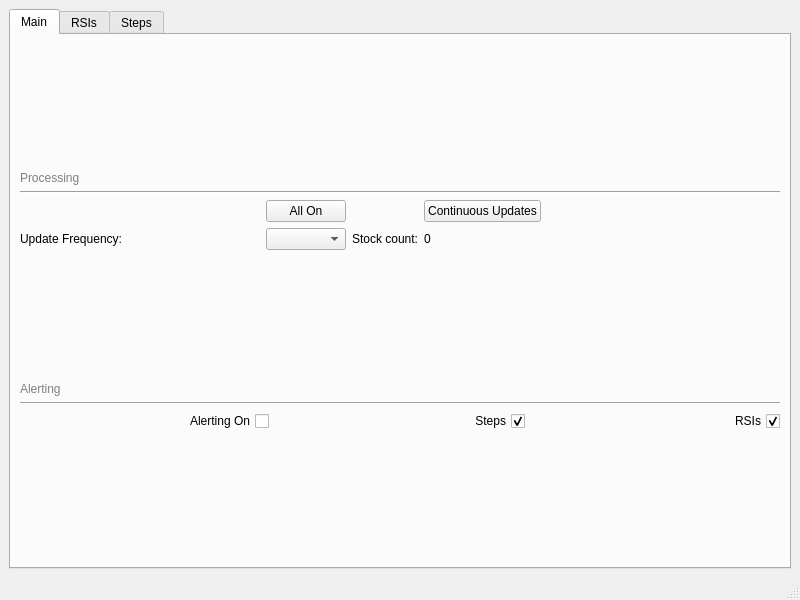
<?xml version="1.0" encoding="UTF-8"?>
<ui version="4.0">
 <class>MainWindow</class>
 <widget class="QMainWindow" name="MainWindow">
  <property name="geometry">
   <rect>
    <x>0</x>
    <y>0</y>
    <width>800</width>
    <height>600</height>
   </rect>
  </property>
  <property name="windowTitle">
   <string>Alerts</string>
  </property>
  <widget class="QWidget" name="main">
   <layout class="QGridLayout" name="gridLayout">
    <item row="0" column="0">
     <widget class="QTabWidget" name="tabWidget">
      <property name="currentIndex">
       <number>0</number>
      </property>
      <widget class="QWidget" name="centralwidget">
       <attribute name="title">
        <string>Main</string>
       </attribute>
       <layout class="QVBoxLayout" name="verticalLayout_2">
        <item>
         <layout class="QVBoxLayout" name="verticalLayout">
          <item>
           <spacer name="verticalSpacer_2">
            <property name="orientation">
             <enum>Qt::Vertical</enum>
            </property>
            <property name="sizeHint" stdset="0">
             <size>
              <width>20</width>
              <height>40</height>
             </size>
            </property>
           </spacer>
          </item>
          <item>
           <widget class="QLabel" name="label_4">
            <property name="text">
             <string>&lt;html&gt;&lt;head/&gt;&lt;body&gt;&lt;p&gt;&lt;span style=&quot; color:#808080;&quot;&gt;Processing&lt;/span&gt;&lt;/p&gt;&lt;/body&gt;&lt;/html&gt;</string>
            </property>
            <property name="textFormat">
             <enum>Qt::AutoText</enum>
            </property>
           </widget>
          </item>
          <item>
           <widget class="Line" name="line_2">
            <property name="orientation">
             <enum>Qt::Horizontal</enum>
            </property>
           </widget>
          </item>
          <item>
           <layout class="QGridLayout" name="processing_props_layout">
            <item row="0" column="4">
             <spacer name="horizontalSpacer_8">
              <property name="orientation">
               <enum>Qt::Horizontal</enum>
              </property>
              <property name="sizeHint" stdset="0">
               <size>
                <width>40</width>
                <height>20</height>
               </size>
              </property>
             </spacer>
            </item>
            <item row="1" column="0">
             <widget class="QLabel" name="label_3">
              <property name="text">
               <string>Update Frequency:</string>
              </property>
             </widget>
            </item>
            <item row="1" column="3">
             <widget class="QLabel" name="stock_count_label">
              <property name="sizePolicy">
               <sizepolicy hsizetype="Preferred" vsizetype="Fixed">
                <horstretch>0</horstretch>
                <verstretch>0</verstretch>
               </sizepolicy>
              </property>
              <property name="text">
               <string>0</string>
              </property>
             </widget>
            </item>
            <item row="0" column="3">
             <widget class="QPushButton" name="rotation_button">
              <property name="text">
               <string>Continuous Updates</string>
              </property>
             </widget>
            </item>
            <item row="0" column="1">
             <widget class="QPushButton" name="list_selection_button">
              <property name="text">
               <string>All On</string>
              </property>
             </widget>
            </item>
            <item row="1" column="2">
             <widget class="QLabel" name="label_13">
              <property name="text">
               <string>Stock count:</string>
              </property>
             </widget>
            </item>
            <item row="0" column="0">
             <spacer name="horizontalSpacer_7">
              <property name="orientation">
               <enum>Qt::Horizontal</enum>
              </property>
              <property name="sizeHint" stdset="0">
               <size>
                <width>40</width>
                <height>20</height>
               </size>
              </property>
             </spacer>
            </item>
            <item row="1" column="1">
             <widget class="QComboBox" name="update_frequency_box"/>
            </item>
           </layout>
          </item>
          <item>
           <spacer name="verticalSpacer">
            <property name="orientation">
             <enum>Qt::Vertical</enum>
            </property>
            <property name="sizeHint" stdset="0">
             <size>
              <width>20</width>
              <height>40</height>
             </size>
            </property>
           </spacer>
          </item>
          <item>
           <widget class="QLabel" name="label_14">
            <property name="text">
             <string>&lt;html&gt;&lt;head/&gt;&lt;body&gt;&lt;p&gt;&lt;span style=&quot; color:#808080;&quot;&gt;Alerting&lt;/span&gt;&lt;/p&gt;&lt;/body&gt;&lt;/html&gt;</string>
            </property>
            <property name="textFormat">
             <enum>Qt::AutoText</enum>
            </property>
           </widget>
          </item>
          <item>
           <widget class="Line" name="line">
            <property name="orientation">
             <enum>Qt::Horizontal</enum>
            </property>
           </widget>
          </item>
          <item>
           <layout class="QHBoxLayout" name="horizontalLayout_2">
            <item>
             <widget class="QCheckBox" name="data_listen_checkbox">
              <property name="layoutDirection">
               <enum>Qt::RightToLeft</enum>
              </property>
              <property name="text">
               <string>Alerting On</string>
              </property>
             </widget>
            </item>
            <item>
             <widget class="QCheckBox" name="alert_box_steps">
              <property name="layoutDirection">
               <enum>Qt::RightToLeft</enum>
              </property>
              <property name="text">
               <string>Steps</string>
              </property>
              <property name="checked">
               <bool>true</bool>
              </property>
             </widget>
            </item>
            <item>
             <widget class="QCheckBox" name="alert_box_rsi">
              <property name="layoutDirection">
               <enum>Qt::RightToLeft</enum>
              </property>
              <property name="text">
               <string>RSIs</string>
              </property>
              <property name="checked">
               <bool>true</bool>
              </property>
             </widget>
            </item>
           </layout>
          </item>
          <item>
           <spacer name="verticalSpacer_3">
            <property name="orientation">
             <enum>Qt::Vertical</enum>
            </property>
            <property name="sizeHint" stdset="0">
             <size>
              <width>20</width>
              <height>40</height>
             </size>
            </property>
           </spacer>
          </item>
         </layout>
        </item>
       </layout>
      </widget>
      <widget class="QWidget" name="tab_2">
       <attribute name="title">
        <string>RSIs</string>
       </attribute>
       <layout class="QGridLayout" name="gridLayout_3">
        <item row="0" column="0">
         <widget class="QLabel" name="label_12">
          <property name="text">
           <string>All:</string>
          </property>
         </widget>
        </item>
        <item row="5" column="2">
         <widget class="QCheckBox" name="cross_box_15m">
          <property name="layoutDirection">
           <enum>Qt::LeftToRight</enum>
          </property>
          <property name="text">
           <string>Cross</string>
          </property>
          <property name="checked">
           <bool>false</bool>
          </property>
         </widget>
        </item>
        <item row="1" column="6">
         <widget class="QCheckBox" name="reversal_box_1m">
          <property name="layoutDirection">
           <enum>Qt::LeftToRight</enum>
          </property>
          <property name="text">
           <string>Reversal</string>
          </property>
          <property name="checked">
           <bool>false</bool>
          </property>
         </widget>
        </item>
        <item row="3" column="4">
         <widget class="QSpinBox" name="higher_spin_3m">
          <property name="maximum">
           <number>100</number>
          </property>
          <property name="value">
           <number>0</number>
          </property>
         </widget>
        </item>
        <item row="4" column="0">
         <widget class="QLabel" name="label_7">
          <property name="text">
           <string>5m</string>
          </property>
         </widget>
        </item>
        <item row="2" column="2">
         <widget class="QCheckBox" name="cross_box_2m">
          <property name="layoutDirection">
           <enum>Qt::LeftToRight</enum>
          </property>
          <property name="text">
           <string>Cross</string>
          </property>
          <property name="checked">
           <bool>false</bool>
          </property>
         </widget>
        </item>
        <item row="5" column="0">
         <widget class="QLabel" name="label_8">
          <property name="text">
           <string>15m</string>
          </property>
         </widget>
        </item>
        <item row="7" column="3">
         <widget class="QSpinBox" name="lower_spin_4h">
          <property name="maximum">
           <number>100</number>
          </property>
          <property name="value">
           <number>0</number>
          </property>
         </widget>
        </item>
        <item row="6" column="4">
         <widget class="QSpinBox" name="higher_spin_1h">
          <property name="maximum">
           <number>100</number>
          </property>
          <property name="value">
           <number>0</number>
          </property>
         </widget>
        </item>
        <item row="0" column="3">
         <widget class="QSpinBox" name="lower_spin_all">
          <property name="maximum">
           <number>100</number>
          </property>
          <property name="value">
           <number>0</number>
          </property>
         </widget>
        </item>
        <item row="6" column="0">
         <widget class="QLabel" name="label_9">
          <property name="text">
           <string>1h</string>
          </property>
         </widget>
        </item>
        <item row="6" column="3">
         <widget class="QSpinBox" name="lower_spin_1h">
          <property name="maximum">
           <number>100</number>
          </property>
          <property name="value">
           <number>0</number>
          </property>
         </widget>
        </item>
        <item row="1" column="0">
         <widget class="QLabel" name="label_11">
          <property name="text">
           <string>1m</string>
          </property>
         </widget>
        </item>
        <item row="5" column="4">
         <widget class="QSpinBox" name="higher_spin_15m">
          <property name="maximum">
           <number>100</number>
          </property>
          <property name="value">
           <number>0</number>
          </property>
         </widget>
        </item>
        <item row="7" column="2">
         <widget class="QCheckBox" name="cross_box_4h">
          <property name="layoutDirection">
           <enum>Qt::LeftToRight</enum>
          </property>
          <property name="text">
           <string>Cross</string>
          </property>
          <property name="checked">
           <bool>false</bool>
          </property>
         </widget>
        </item>
        <item row="3" column="3">
         <widget class="QSpinBox" name="lower_spin_3m">
          <property name="maximum">
           <number>100</number>
          </property>
          <property name="value">
           <number>0</number>
          </property>
         </widget>
        </item>
        <item row="2" column="6">
         <widget class="QCheckBox" name="reversal_box_2m">
          <property name="layoutDirection">
           <enum>Qt::LeftToRight</enum>
          </property>
          <property name="text">
           <string>Reversal</string>
          </property>
          <property name="checked">
           <bool>false</bool>
          </property>
         </widget>
        </item>
        <item row="7" column="0">
         <widget class="QLabel" name="label_10">
          <property name="text">
           <string>4h</string>
          </property>
         </widget>
        </item>
        <item row="0" column="6">
         <widget class="QCheckBox" name="reversal_box_all">
          <property name="layoutDirection">
           <enum>Qt::LeftToRight</enum>
          </property>
          <property name="text">
           <string>Reversal</string>
          </property>
          <property name="checked">
           <bool>false</bool>
          </property>
         </widget>
        </item>
        <item row="2" column="4">
         <widget class="QSpinBox" name="higher_spin_2m">
          <property name="maximum">
           <number>100</number>
          </property>
          <property name="value">
           <number>0</number>
          </property>
         </widget>
        </item>
        <item row="4" column="3">
         <widget class="QSpinBox" name="lower_spin_5m">
          <property name="maximum">
           <number>100</number>
          </property>
          <property name="value">
           <number>0</number>
          </property>
         </widget>
        </item>
        <item row="0" column="1">
         <spacer name="horizontalSpacer_3">
          <property name="orientation">
           <enum>Qt::Horizontal</enum>
          </property>
          <property name="sizeHint" stdset="0">
           <size>
            <width>40</width>
            <height>20</height>
           </size>
          </property>
         </spacer>
        </item>
        <item row="3" column="2">
         <widget class="QCheckBox" name="cross_box_3m">
          <property name="layoutDirection">
           <enum>Qt::LeftToRight</enum>
          </property>
          <property name="text">
           <string>Cross</string>
          </property>
          <property name="checked">
           <bool>false</bool>
          </property>
         </widget>
        </item>
        <item row="6" column="2">
         <widget class="QCheckBox" name="cross_box_1h">
          <property name="layoutDirection">
           <enum>Qt::LeftToRight</enum>
          </property>
          <property name="text">
           <string>Cross</string>
          </property>
          <property name="checked">
           <bool>false</bool>
          </property>
         </widget>
        </item>
        <item row="0" column="2">
         <widget class="QCheckBox" name="cross_box_all">
          <property name="layoutDirection">
           <enum>Qt::LeftToRight</enum>
          </property>
          <property name="text">
           <string>Cross</string>
          </property>
          <property name="checked">
           <bool>false</bool>
          </property>
         </widget>
        </item>
        <item row="0" column="4">
         <widget class="QSpinBox" name="higher_spin_all">
          <property name="maximum">
           <number>100</number>
          </property>
          <property name="value">
           <number>0</number>
          </property>
         </widget>
        </item>
        <item row="4" column="2">
         <widget class="QCheckBox" name="cross_box_5m">
          <property name="layoutDirection">
           <enum>Qt::LeftToRight</enum>
          </property>
          <property name="text">
           <string>Cross</string>
          </property>
          <property name="checked">
           <bool>false</bool>
          </property>
         </widget>
        </item>
        <item row="1" column="4">
         <widget class="QSpinBox" name="higher_spin_1m">
          <property name="maximum">
           <number>100</number>
          </property>
          <property name="value">
           <number>0</number>
          </property>
         </widget>
        </item>
        <item row="0" column="5">
         <spacer name="horizontalSpacer">
          <property name="orientation">
           <enum>Qt::Horizontal</enum>
          </property>
          <property name="sizeHint" stdset="0">
           <size>
            <width>40</width>
            <height>20</height>
           </size>
          </property>
         </spacer>
        </item>
        <item row="3" column="6">
         <widget class="QCheckBox" name="reversal_box_3m">
          <property name="layoutDirection">
           <enum>Qt::LeftToRight</enum>
          </property>
          <property name="text">
           <string>Reversal</string>
          </property>
          <property name="checked">
           <bool>false</bool>
          </property>
         </widget>
        </item>
        <item row="7" column="6">
         <widget class="QCheckBox" name="reversal_box_4h">
          <property name="layoutDirection">
           <enum>Qt::LeftToRight</enum>
          </property>
          <property name="text">
           <string>Reversal</string>
          </property>
          <property name="checked">
           <bool>false</bool>
          </property>
         </widget>
        </item>
        <item row="7" column="4">
         <widget class="QSpinBox" name="higher_spin_4h">
          <property name="maximum">
           <number>100</number>
          </property>
          <property name="value">
           <number>0</number>
          </property>
         </widget>
        </item>
        <item row="1" column="2">
         <widget class="QCheckBox" name="cross_box_1m">
          <property name="layoutDirection">
           <enum>Qt::LeftToRight</enum>
          </property>
          <property name="text">
           <string>Cross</string>
          </property>
          <property name="checked">
           <bool>false</bool>
          </property>
         </widget>
        </item>
        <item row="2" column="3">
         <widget class="QSpinBox" name="lower_spin_2m">
          <property name="maximum">
           <number>100</number>
          </property>
          <property name="value">
           <number>0</number>
          </property>
         </widget>
        </item>
        <item row="2" column="0">
         <widget class="QLabel" name="label_5">
          <property name="text">
           <string>2m</string>
          </property>
         </widget>
        </item>
        <item row="0" column="7">
         <spacer name="horizontalSpacer_2">
          <property name="orientation">
           <enum>Qt::Horizontal</enum>
          </property>
          <property name="sizeHint" stdset="0">
           <size>
            <width>40</width>
            <height>20</height>
           </size>
          </property>
         </spacer>
        </item>
        <item row="4" column="6">
         <widget class="QCheckBox" name="reversal_box_5m">
          <property name="layoutDirection">
           <enum>Qt::LeftToRight</enum>
          </property>
          <property name="text">
           <string>Reversal</string>
          </property>
          <property name="checked">
           <bool>false</bool>
          </property>
         </widget>
        </item>
        <item row="4" column="4">
         <widget class="QSpinBox" name="higher_spin_5m">
          <property name="maximum">
           <number>100</number>
          </property>
          <property name="value">
           <number>0</number>
          </property>
         </widget>
        </item>
        <item row="5" column="6">
         <widget class="QCheckBox" name="reversal_box_15m">
          <property name="layoutDirection">
           <enum>Qt::LeftToRight</enum>
          </property>
          <property name="text">
           <string>Reversal</string>
          </property>
          <property name="checked">
           <bool>false</bool>
          </property>
         </widget>
        </item>
        <item row="5" column="3">
         <widget class="QSpinBox" name="lower_spin_15m">
          <property name="maximum">
           <number>100</number>
          </property>
          <property name="value">
           <number>0</number>
          </property>
         </widget>
        </item>
        <item row="6" column="6">
         <widget class="QCheckBox" name="reversal_box_1h">
          <property name="layoutDirection">
           <enum>Qt::LeftToRight</enum>
          </property>
          <property name="text">
           <string>Reversal</string>
          </property>
          <property name="checked">
           <bool>false</bool>
          </property>
         </widget>
        </item>
        <item row="1" column="3">
         <widget class="QSpinBox" name="lower_spin_1m">
          <property name="maximum">
           <number>100</number>
          </property>
          <property name="value">
           <number>0</number>
          </property>
         </widget>
        </item>
        <item row="3" column="0">
         <widget class="QLabel" name="label_6">
          <property name="text">
           <string>3m</string>
          </property>
         </widget>
        </item>
        <item row="8" column="0">
         <widget class="QLabel" name="label">
          <property name="text">
           <string>1 d</string>
          </property>
         </widget>
        </item>
        <item row="8" column="2">
         <widget class="QCheckBox" name="cross_box_1d">
          <property name="text">
           <string>Cross</string>
          </property>
          <property name="checked">
           <bool>false</bool>
          </property>
         </widget>
        </item>
        <item row="8" column="3">
         <widget class="QSpinBox" name="lower_spin_1d">
          <property name="value">
           <number>0</number>
          </property>
         </widget>
        </item>
        <item row="8" column="4">
         <widget class="QSpinBox" name="higher_spin_1d">
          <property name="value">
           <number>0</number>
          </property>
         </widget>
        </item>
        <item row="8" column="6">
         <widget class="QCheckBox" name="reversal_box_1d">
          <property name="text">
           <string>Reversal</string>
          </property>
          <property name="checked">
           <bool>false</bool>
          </property>
         </widget>
        </item>
       </layout>
      </widget>
      <widget class="QWidget" name="tab">
       <attribute name="title">
        <string>Steps</string>
       </attribute>
       <layout class="QGridLayout" name="gridLayout_6">
        <item row="5" column="3">
         <widget class="QSpinBox" name="up_spin_5m">
          <property name="minimum">
           <number>2</number>
          </property>
          <property name="maximum">
           <number>40</number>
          </property>
          <property name="value">
           <number>2</number>
          </property>
         </widget>
        </item>
        <item row="4" column="0">
         <widget class="QLabel" name="label_28">
          <property name="text">
           <string>3m</string>
          </property>
         </widget>
        </item>
        <item row="3" column="5">
         <widget class="QCheckBox" name="down_check_2m">
          <property name="text">
           <string>Down</string>
          </property>
          <property name="checked">
           <bool>false</bool>
          </property>
         </widget>
        </item>
        <item row="2" column="2">
         <widget class="QCheckBox" name="up_check_1m">
          <property name="text">
           <string>Up</string>
          </property>
          <property name="checked">
           <bool>false</bool>
          </property>
         </widget>
        </item>
        <item row="2" column="5">
         <widget class="QCheckBox" name="down_check_1m">
          <property name="text">
           <string>Down</string>
          </property>
          <property name="checked">
           <bool>false</bool>
          </property>
         </widget>
        </item>
        <item row="2" column="6">
         <widget class="QSpinBox" name="down_spin_1m">
          <property name="minimum">
           <number>2</number>
          </property>
          <property name="maximum">
           <number>40</number>
          </property>
          <property name="value">
           <number>2</number>
          </property>
         </widget>
        </item>
        <item row="7" column="5">
         <widget class="QCheckBox" name="down_check_1h">
          <property name="text">
           <string>Down</string>
          </property>
          <property name="checked">
           <bool>false</bool>
          </property>
         </widget>
        </item>
        <item row="3" column="0">
         <widget class="QLabel" name="label_26">
          <property name="text">
           <string>2m</string>
          </property>
         </widget>
        </item>
        <item row="5" column="2">
         <widget class="QCheckBox" name="up_check_5m">
          <property name="text">
           <string>Up</string>
          </property>
          <property name="checked">
           <bool>false</bool>
          </property>
         </widget>
        </item>
        <item row="2" column="0">
         <widget class="QLabel" name="label_27">
          <property name="text">
           <string>1m</string>
          </property>
         </widget>
        </item>
        <item row="7" column="0">
         <widget class="QLabel" name="label_25">
          <property name="text">
           <string>1h</string>
          </property>
         </widget>
        </item>
        <item row="8" column="5">
         <widget class="QCheckBox" name="down_check_4h">
          <property name="text">
           <string>Down</string>
          </property>
          <property name="checked">
           <bool>false</bool>
          </property>
         </widget>
        </item>
        <item row="0" column="7">
         <spacer name="horizontalSpacer_5">
          <property name="orientation">
           <enum>Qt::Horizontal</enum>
          </property>
          <property name="sizeHint" stdset="0">
           <size>
            <width>40</width>
            <height>20</height>
           </size>
          </property>
         </spacer>
        </item>
        <item row="6" column="3">
         <widget class="QSpinBox" name="up_spin_15m">
          <property name="minimum">
           <number>2</number>
          </property>
          <property name="maximum">
           <number>40</number>
          </property>
          <property name="value">
           <number>2</number>
          </property>
         </widget>
        </item>
        <item row="4" column="3">
         <widget class="QSpinBox" name="up_spin_3m">
          <property name="minimum">
           <number>2</number>
          </property>
          <property name="maximum">
           <number>40</number>
          </property>
          <property name="value">
           <number>2</number>
          </property>
         </widget>
        </item>
        <item row="0" column="3">
         <widget class="QSpinBox" name="up_spin_all">
          <property name="minimum">
           <number>2</number>
          </property>
          <property name="maximum">
           <number>100</number>
          </property>
          <property name="value">
           <number>2</number>
          </property>
         </widget>
        </item>
        <item row="3" column="2">
         <widget class="QCheckBox" name="up_check_2m">
          <property name="text">
           <string>Up</string>
          </property>
          <property name="checked">
           <bool>false</bool>
          </property>
         </widget>
        </item>
        <item row="0" column="1">
         <spacer name="horizontalSpacer_4">
          <property name="orientation">
           <enum>Qt::Horizontal</enum>
          </property>
          <property name="sizeHint" stdset="0">
           <size>
            <width>40</width>
            <height>20</height>
           </size>
          </property>
         </spacer>
        </item>
        <item row="4" column="6">
         <widget class="QSpinBox" name="down_spin_3m">
          <property name="minimum">
           <number>2</number>
          </property>
          <property name="maximum">
           <number>40</number>
          </property>
          <property name="value">
           <number>2</number>
          </property>
         </widget>
        </item>
        <item row="8" column="2">
         <widget class="QCheckBox" name="up_check_4h">
          <property name="text">
           <string>Up</string>
          </property>
          <property name="checked">
           <bool>false</bool>
          </property>
         </widget>
        </item>
        <item row="4" column="2">
         <widget class="QCheckBox" name="up_check_3m">
          <property name="text">
           <string>Up</string>
          </property>
          <property name="checked">
           <bool>false</bool>
          </property>
         </widget>
        </item>
        <item row="6" column="5">
         <widget class="QCheckBox" name="down_check_15m">
          <property name="text">
           <string>Down</string>
          </property>
          <property name="checked">
           <bool>false</bool>
          </property>
         </widget>
        </item>
        <item row="2" column="3">
         <widget class="QSpinBox" name="up_spin_1m">
          <property name="minimum">
           <number>2</number>
          </property>
          <property name="maximum">
           <number>100</number>
          </property>
          <property name="value">
           <number>2</number>
          </property>
         </widget>
        </item>
        <item row="0" column="2">
         <widget class="QCheckBox" name="up_check_all">
          <property name="text">
           <string>Up</string>
          </property>
          <property name="checked">
           <bool>false</bool>
          </property>
         </widget>
        </item>
        <item row="8" column="3">
         <widget class="QSpinBox" name="up_spin_4h">
          <property name="minimum">
           <number>2</number>
          </property>
          <property name="maximum">
           <number>40</number>
          </property>
          <property name="value">
           <number>2</number>
          </property>
         </widget>
        </item>
        <item row="3" column="6">
         <widget class="QSpinBox" name="down_spin_2m">
          <property name="minimum">
           <number>2</number>
          </property>
          <property name="maximum">
           <number>40</number>
          </property>
          <property name="value">
           <number>2</number>
          </property>
         </widget>
        </item>
        <item row="0" column="6">
         <widget class="QSpinBox" name="down_spin_all">
          <property name="minimum">
           <number>2</number>
          </property>
          <property name="maximum">
           <number>40</number>
          </property>
          <property name="value">
           <number>2</number>
          </property>
         </widget>
        </item>
        <item row="0" column="4">
         <spacer name="horizontalSpacer_6">
          <property name="orientation">
           <enum>Qt::Horizontal</enum>
          </property>
          <property name="sizeHint" stdset="0">
           <size>
            <width>40</width>
            <height>20</height>
           </size>
          </property>
         </spacer>
        </item>
        <item row="4" column="5">
         <widget class="QCheckBox" name="down_check_3m">
          <property name="text">
           <string>Down</string>
          </property>
          <property name="checked">
           <bool>false</bool>
          </property>
         </widget>
        </item>
        <item row="5" column="0">
         <widget class="QLabel" name="label_29">
          <property name="text">
           <string>5m</string>
          </property>
         </widget>
        </item>
        <item row="7" column="6">
         <widget class="QSpinBox" name="down_spin_1h">
          <property name="minimum">
           <number>2</number>
          </property>
          <property name="maximum">
           <number>40</number>
          </property>
          <property name="value">
           <number>2</number>
          </property>
         </widget>
        </item>
        <item row="7" column="2">
         <widget class="QCheckBox" name="up_check_1h">
          <property name="text">
           <string>Up</string>
          </property>
          <property name="checked">
           <bool>false</bool>
          </property>
         </widget>
        </item>
        <item row="3" column="3">
         <widget class="QSpinBox" name="up_spin_2m">
          <property name="minimum">
           <number>2</number>
          </property>
          <property name="maximum">
           <number>40</number>
          </property>
          <property name="value">
           <number>2</number>
          </property>
         </widget>
        </item>
        <item row="8" column="6">
         <widget class="QSpinBox" name="down_spin_4h">
          <property name="minimum">
           <number>2</number>
          </property>
          <property name="maximum">
           <number>40</number>
          </property>
          <property name="value">
           <number>2</number>
          </property>
         </widget>
        </item>
        <item row="6" column="2">
         <widget class="QCheckBox" name="up_check_15m">
          <property name="text">
           <string>Up</string>
          </property>
          <property name="checked">
           <bool>false</bool>
          </property>
         </widget>
        </item>
        <item row="5" column="6">
         <widget class="QSpinBox" name="down_spin_5m">
          <property name="minimum">
           <number>2</number>
          </property>
          <property name="maximum">
           <number>40</number>
          </property>
          <property name="value">
           <number>2</number>
          </property>
         </widget>
        </item>
        <item row="5" column="5">
         <widget class="QCheckBox" name="down_check_5m">
          <property name="text">
           <string>Down</string>
          </property>
          <property name="checked">
           <bool>false</bool>
          </property>
         </widget>
        </item>
        <item row="6" column="6">
         <widget class="QSpinBox" name="down_spin_15m">
          <property name="minimum">
           <number>2</number>
          </property>
          <property name="maximum">
           <number>40</number>
          </property>
          <property name="value">
           <number>2</number>
          </property>
         </widget>
        </item>
        <item row="0" column="0">
         <widget class="QLabel" name="label_32">
          <property name="text">
           <string>All:</string>
          </property>
         </widget>
        </item>
        <item row="6" column="0">
         <widget class="QLabel" name="label_30">
          <property name="text">
           <string>15m</string>
          </property>
         </widget>
        </item>
        <item row="7" column="3">
         <widget class="QSpinBox" name="up_spin_1h">
          <property name="minimum">
           <number>2</number>
          </property>
          <property name="maximum">
           <number>40</number>
          </property>
          <property name="value">
           <number>2</number>
          </property>
         </widget>
        </item>
        <item row="0" column="5">
         <widget class="QCheckBox" name="down_check_all">
          <property name="text">
           <string>Down</string>
          </property>
          <property name="checked">
           <bool>false</bool>
          </property>
         </widget>
        </item>
        <item row="8" column="0">
         <widget class="QLabel" name="label_31">
          <property name="text">
           <string>4h</string>
          </property>
         </widget>
        </item>
        <item row="9" column="2">
         <widget class="QCheckBox" name="up_check_1d">
          <property name="text">
           <string>Up</string>
          </property>
          <property name="checked">
           <bool>false</bool>
          </property>
         </widget>
        </item>
        <item row="9" column="5">
         <widget class="QCheckBox" name="down_check_1d">
          <property name="text">
           <string>Down</string>
          </property>
          <property name="checked">
           <bool>false</bool>
          </property>
         </widget>
        </item>
        <item row="9" column="0">
         <widget class="QLabel" name="label_2">
          <property name="text">
           <string>1d</string>
          </property>
         </widget>
        </item>
        <item row="9" column="3">
         <widget class="QSpinBox" name="up_spin_1d">
          <property name="minimum">
           <number>2</number>
          </property>
          <property name="value">
           <number>2</number>
          </property>
         </widget>
        </item>
        <item row="9" column="6">
         <widget class="QSpinBox" name="down_spin_1d">
          <property name="minimum">
           <number>2</number>
          </property>
          <property name="value">
           <number>2</number>
          </property>
         </widget>
        </item>
       </layout>
      </widget>
     </widget>
    </item>
   </layout>
  </widget>
  <widget class="QStatusBar" name="statusBar"/>
 </widget>
 <resources/>
 <connections/>
</ui>
